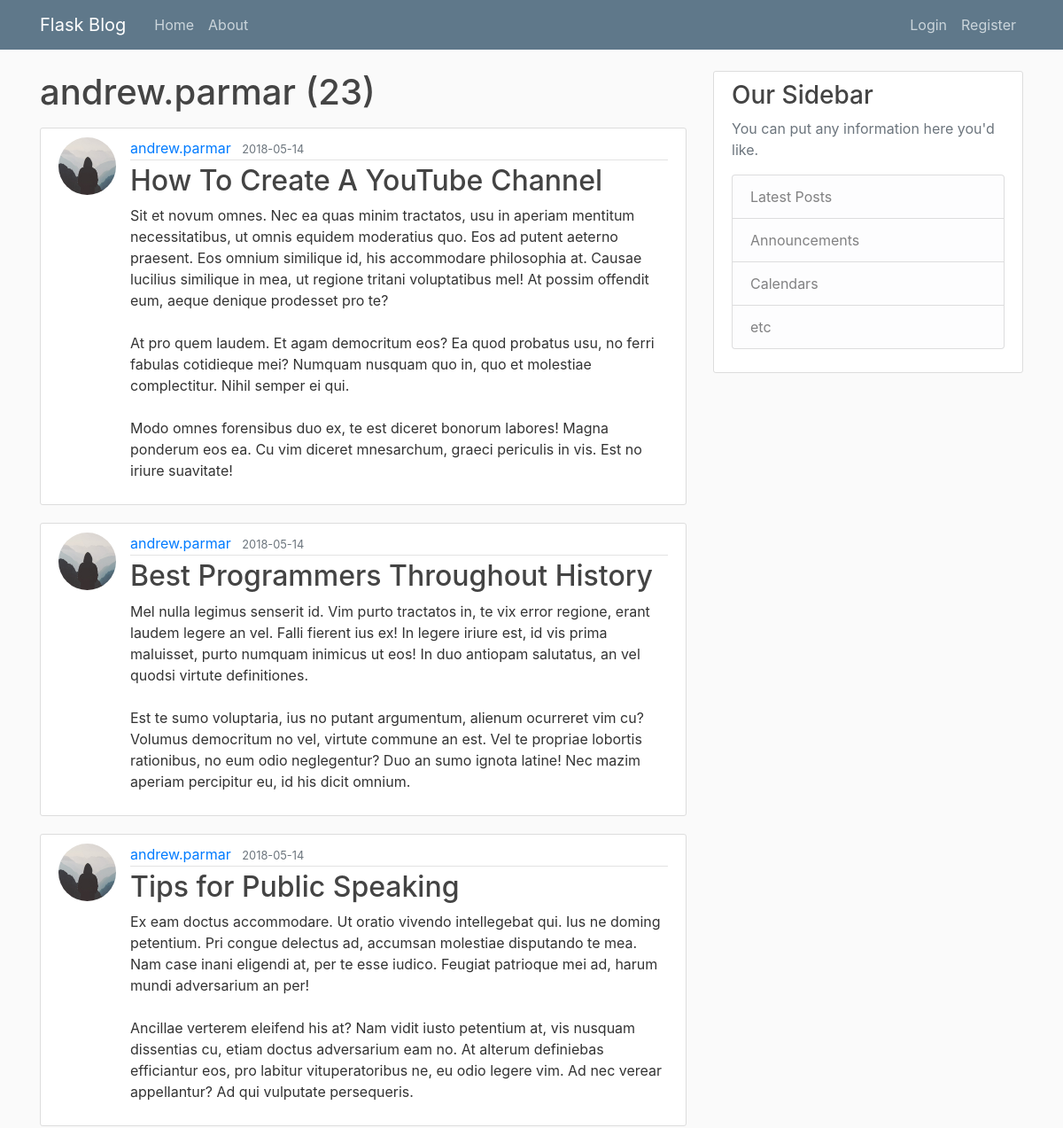
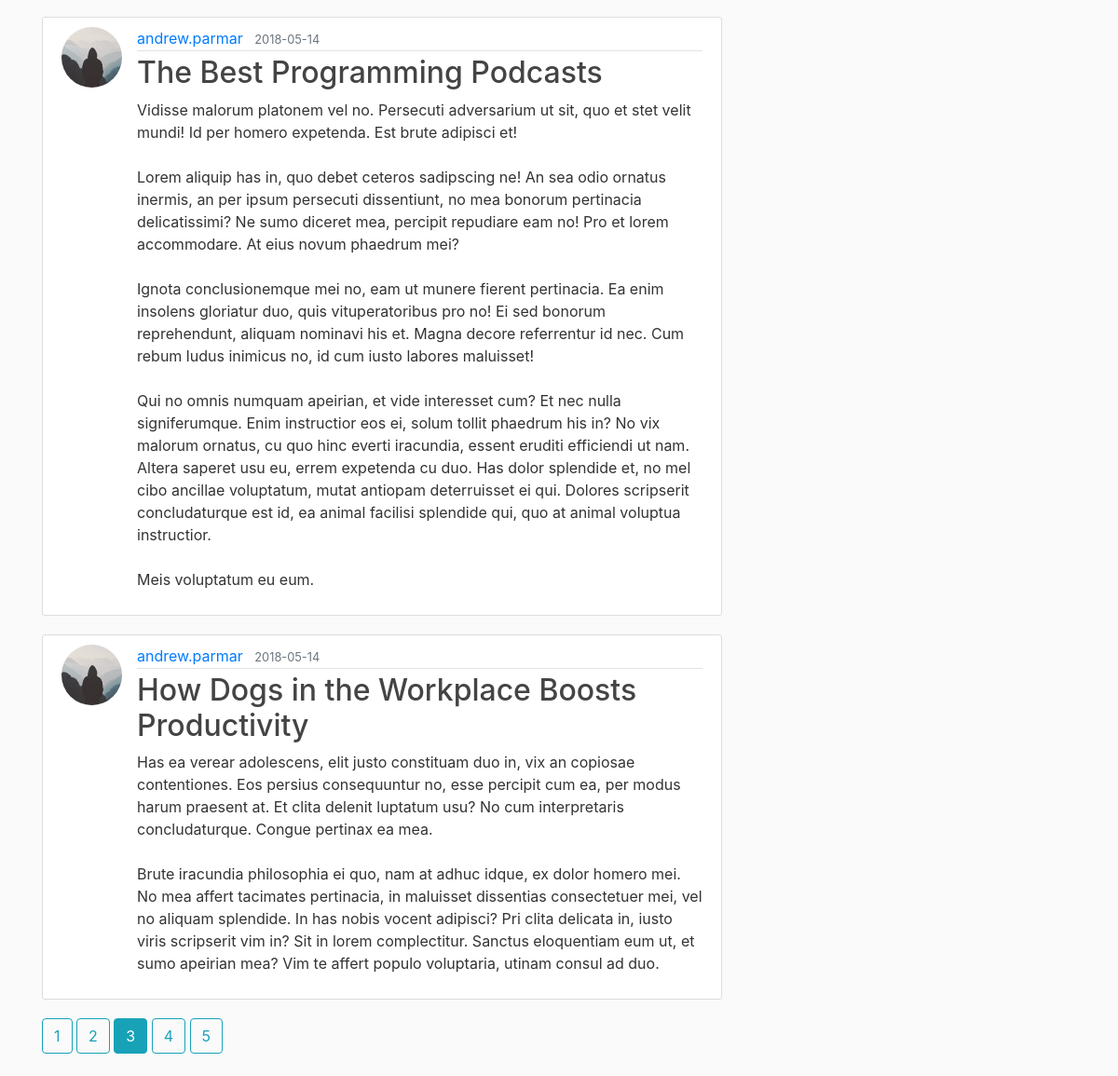
Page /user/andrew.parmar?page=3 on the committed database (2 pictures, top to bottom).
### flaskblog/models.py (models this page shows, shortened)
class User(db.Model, UserMixin):
	id = db.Column(db.Integer, primary_key=True)
	username = db.Column(db.String(20), unique=True, nullable=False)
	email = db.Column(db.String(120), unique=True, nullable=False)
	image_file = db.Column(db.String(20), nullable=False, default='default.jpg')
	password = db.Column(db.String(60), nullable=False)
	posts = db.relationship('Post', backref='author', lazy=True)

class Post(db.Model):
	id = db.Column(db.Integer, primary_key=True)
	title = db.Column(db.String(100), nullable=False)
	date_posted = db.Column(db.DateTime, nullable=False, default=datetime.utcnow)
	content = db.Column(db.Text, nullable=False)
	user_id = db.Column(db.Integer, db.ForeignKey('user.id'), nullable=False)

### flaskblog/routes.py (the view)
@app.route('/user/<string:username>')
def user_post(username):
	page = request.args.get('page', 1, type=int)
	user = User.query.filter_by(username=username).first_or_404()
	posts = Post.query.filter_by(author=user)\
			.order_by(Post.date_posted.desc())\
			.paginate(page=page, per_page=5)
	return render_template('user_posts.html', posts=posts, user=user)

### flaskblog/templates/user_posts.html
{% extends "layout.html" %}
{% block content %}
	<h1 class="mb-3">{{ user.username }} ({{ posts.total }})</h1>
	{% for post in posts.items %}
		<article class="media content-section">
		  <img class="rounded-circle article-img" src="{{ url_for('static', filename='profile_pics/{}'.format(post.author.image_file)) }}">
		  <div class="media-body">
		    <div class="article-metadata">
		      <a class="mr-2" href="{{ url_for('user_post', username=post.author.username) }}">{{ post.author.username }}</a>
		      <small class="text-muted">{{ post.date_posted.strftime('%Y-%m-%d') }}</small>
		    </div>
		    <h2><a class="article-title" href="{{ url_for('post', post_id=post.id) }}">{{ post.title }}</a></h2>
		    <p class="article-content">{{ post.content }}</p>
		  </div>
		</article>
	{% endfor %}
	{% for page_num in posts.iter_pages(left_edge=1, right_edge=1, left_current=1, right_current=2) %}
		{% if page_num %}
			{% if posts.page == page_num %}
				<a class="btn btn-info mb-4" href="{{ url_for('user_post', username=user.username, page=page_num) }}">{{ page_num }}</a>
			{% else %}
				<a class="btn btn-outline-info mb-4" href="{{ url_for('user_post', username=user.username,  page=page_num) }}">{{ page_num }}</a>
			{% endif %}
		{% else %}
			...
		{% endif %}
	{% endfor %}
{% endblock content %}

### flaskblog/static/main.css (style rules this page uses)
body { background: #fafafa; color: #333333; margin-top: 5rem; }
h1, h2, h3, h4, h5, h6 { color: #444444; }
.content-section { background: #ffffff; padding: 10px 20px; border: 1px solid #dddddd; border-radius: 3px; margin-bottom: 20px; }
.article-title { color: #444444; }
.article-content { white-space: pre-line; }
.article-img { height: 65px; width: 65px; margin-right: 16px; }
.article-metadata { padding-bottom: 1px; margin-bottom: 4px; border-bottom: 1px solid #e3e3e3 }

### rows in the picture
User: username "andrew.parmar"
Post: image_file (placeholder picture), author.username "andrew.parmar", date_posted "2018-05-14", title "How To Create A YouTube Channel", content "Sit et novum omnes. Nec ea quas minim tractatos, usu in aperiam mentitum necessitatibus, ut omnis equidem moderatius quo. Eos ad putent aeterno praesent. Eos omnium similique id, his accommodare philosophia at. Causae lucilius similique in mea, ut regione tritani voluptatibus mel! At possim offendit eum, aeque denique prodesset pro te? At pro quem laudem. Et agam democritum eos? Ea quod probatus usu, no ferri fabulas cotidieque mei? Numquam nusquam quo in, quo et molestiae complectitur. Nihil semper ei qui. Modo omnes forensibus duo ex, te est diceret bonorum labores! Magna ponderum eos ea. Cu vim diceret mnesarchum, graeci periculis in vis. Est no iriure suavitate!"
Post: image_file (placeholder picture), author.username "andrew.parmar", date_posted "2018-05-14", title "Best Programmers Throughout History", content "Mel nulla legimus senserit id. Vim purto tractatos in, te vix error regione, erant laudem legere an vel. Falli fierent ius ex! In legere iriure est, id vis prima maluisset, purto numquam inimicus ut eos! In duo antiopam salutatus, an vel quodsi virtute definitiones. Est te sumo voluptaria, ius no putant argumentum, alienum ocurreret vim cu? Volumus democritum no vel, virtute commune an est. Vel te propriae lobortis rationibus, no eum odio neglegentur? Duo an sumo ignota latine! Nec mazim aperiam percipitur eu, id his dicit omnium."
Post: image_file (placeholder picture), author.username "andrew.parmar", date_posted "2018-05-14", title "Tips for Public Speaking", content "Ex eam doctus accommodare. Ut oratio vivendo intellegebat qui. Ius ne doming petentium. Pri congue delectus ad, accumsan molestiae disputando te mea. Nam case inani eligendi at, per te esse iudico. Feugiat patrioque mei ad, harum mundi adversarium an per! Ancillae verterem eleifend his at? Nam vidit iusto petentium at, vis nusquam dissentias cu, etiam doctus adversarium eam no. At alterum definiebas efficiantur eos, pro labitur vituperatoribus ne, eu odio legere vim. Ad nec verear appellantur? Ad qui vulputate persequeris."
Post: image_file (placeholder picture), author.username "andrew.parmar", date_posted "2018-05-14", title "The Best Programming Podcasts", content "Vidisse malorum platonem vel no. Persecuti adversarium ut sit, quo et stet velit mundi! Id per homero expetenda. Est brute adipisci et! Lorem aliquip has in, quo debet ceteros sadipscing ne! An sea odio ornatus inermis, an per ipsum persecuti dissentiunt, no mea bonorum pertinacia delicatissimi? Ne sumo diceret mea, percipit repudiare eam no! Pro et lorem accommodare. At eius novum phaedrum mei? Ignota conclusionemque mei no, eam ut munere fierent pertinacia. Ea enim insolens gloriatur duo, quis vituperatoribus pro no! Ei sed bonorum reprehendunt, aliquam nominavi his et. Magna decore referrentur id nec. Cum rebum ludus inimicus no, id cum iusto labores maluisset! Qui no omnis numquam…"
Post: image_file (placeholder picture), author.username "andrew.parmar", date_posted "2018-05-14", title "How Dogs in the Workplace Boosts Productivity", content "Has ea verear adolescens, elit justo constituam duo in, vix an copiosae contentiones. Eos persius consequuntur no, esse percipit cum ea, per modus harum praesent at. Et clita delenit luptatum usu? No cum interpretaris concludaturque. Congue pertinax ea mea. Brute iracundia philosophia ei quo, nam at adhuc idque, ex dolor homero mei. No mea affert tacimates pertinacia, in maluisset dissentias consectetuer mei, vel no aliquam splendide. In has nobis vocent adipisci? Pri clita delicata in, iusto viris scripserit vim in? Sit in lorem complectitur. Sanctus eloquentiam eum ut, et sumo apeirian mea? Vim te affert populo voluptaria, utinam consul ad duo."

### other values in the picture
{{ posts.total }} "23"
{{ page_num }} "1" "2" "4" "5"
{{ page_num }} "3"
